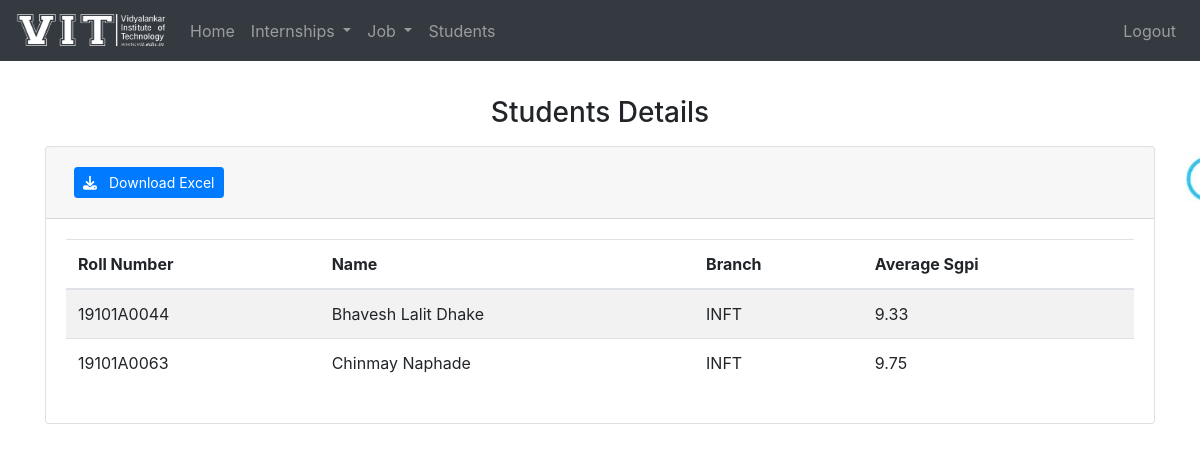
The app's page /placement_cell/student_details/ with its own data.
### DMS_Student/models.py (models this page shows, shortened)
class Student(models.Model):
    roll_no = models.CharField(primary_key=True ,max_length=20, null=False)
    phone = models.CharField(max_length=10, null=True)
    skills = models.TextField(max_length=500, null=False)
    age=models.IntegerField(validators=[MaxValueValidator(99)],null=True)
    gender=models.CharField(max_length=15,choices=sorted({
        ("Male","Male"),("Female","Female"),("Other","Other")
    }),null=True)
    branch=models.CharField(max_length=12,choices=sorted({
        ("INFT", "INFT"),("CMPN","CMPN"),("EXTC","EXTC"),("ETRX","ETRX"),("BIOM","BIOM")
    }),null=True)
    div=models.CharField(max_length=12,choices=sorted({
        ("A","A"),("B","B"),("C","C")
    }),null=True)
    corresponding_address=models.TextField(max_length=500,null=True)
    permanent_address=models.TextField(max_length=500,null=True)
    date_of_birth = models.DateField(null=True)
    gmail=models.EmailField(null=True)
    residence_phone= models.CharField(max_length=10, null=True)
    pan_card_no=models.CharField(max_length=10,null=True)
    aadhar_no=models.CharField(max_length=12,null=True)
    passport_no=models.CharField(max_length=9,null=True)
    year_of_graduation=models.CharField(max_length=4,null=True)
    disability=models.BooleanField(null=True)
    type_of_disability=models.CharField(max_length=100,null=True)
    father_name = models.CharField(max_length=50, null=True)
    mother_name=models.CharField(max_length=50,null=True)
    father_occupation=models.CharField(max_length=50,null=True)
    mother_occupation=models.CharField(max_length=50,null=True)
    co_curriculum_activities=models.CharField(max_length=100,null=True)
    extra_curriculum_activities=models.CharField(max_length=100,null=True)
    hobbies=models.CharField(max_length=150,null=True)
    profile_photo=models.ImageField(upload_to="profile/",null=True)
    resume=models.FileField(upload_to="Resume/",null=True)
    facebook=models.URLField(null=True)
    linkdin=models.URLField(null=True)
    github=models.URLField(null=True)
    other=models.CharField(max_length=150,null=True)
    is_email_verified=models.BooleanField(default=False,null=True)

class CurrEdu(models.Model):
    roll_no_curr = models.ForeignKey(Student ,on_delete=models.CASCADE)
    sgpi1 = models.CharField(max_length=4, default="NA")
    sgpi2 = models.CharField(max_length=4, default="NA")
    cgpa1 = models.CharField(max_length=4, default="NA")
    sgpi3 = models.CharField(max_length=4, default="NA")
    sgpi4 = models.CharField(max_length=4, default="NA")
    cgpa2 = models.CharField(max_length=4, default="NA")
    sgpi5 = models.CharField(max_length=4, default="NA")
    sgpi6 = models.CharField(max_length=4, default="NA")
    cgpa3 = models.CharField(max_length=4, default="NA")
    sgpi7 = models.CharField(max_length=4, default="NA")
    sgpi8 = models.CharField(max_length=4, default="NA")
    cgpa4 = models.CharField(max_length=4, default="NA")
    live_kt=models.CharField(max_length=15,null=True)
    dead_kt = models.CharField(max_length=15, null=True)
    drop=models.CharField(max_length=15,choices=sorted({
        ("0","0 year"),("1","1 year"),("2","2 years"),("3","3 years"),("4","4 years"),("5", "5 years")
    }),null=True)
    total_grade = models.FloatField(validators=[MaxValueValidator(100)], null=True, default=0)
    average_sgpi = models.FloatField(validators=[MaxValueValidator(10)], null=True, default=0)

### DMS_Placement_Cell/views.py (the view)
# urls.py: path("student_details/", views.student_details, name="student_details"),
def student_details(request):
    students = Student.objects.all()
    student_dict = {}
    for student in students:
        edu = Add_edu.objects.filter(roll_no=student)
        curr_edu = CurrEdu.objects.filter(roll_no_curr=student)
        certificate = Certificates.objects.filter(certificate_issued_to=student)
        experience = Add_exp.objects.filter(rollNo=student)
        user = User.objects.filter(username=student.roll_no)
        student_dict[student.roll_no] = [user, student, edu, curr_edu, certificate, experience]
    student_dict = sorted(student_dict.items())
    content = {'student_dict':student_dict}
    return render(request, 'placement/student_details.html', content)

### DMS_Student/templatetags/custom_tags.py (called while the page is built)
@register.filter(name='disability')
def disability(value):
    if value == True:
        text = 'yes'
    else:
        text = 'NA'
    return text

@register.simple_tag
def marks_to_percentage(marks, subject):
    try:
        percentage = int(marks)/int(subject)
    except:
        percentage=0
    return percentage

### DMS_Placement_Cell/templates/placement/student_details.html (shortened to what this page needs)
{% extends "placement/base.html" %}
{% load static %}
{% load custom_tags %}
{% block content %}
<h3 class="text-center mb-3">Students Details</h3>
<div class="card">
    <div class="card-header">
        <button class="btn btn-primary btn-sm m-2" onclick="job_xl_conv()"><i class="fas fa-download mr-2"></i>
            Download Excel</button>
    </div>
    <div class="card-body">
        <table class="table table-hover table-striped table-responsive-sm">
            <thead>
                <tr>
                    <th>Roll Number</th>
                    <th>Name</th>
                    <th>Branch</th>
                    <th>Average Sgpi</th>
                </tr>
            </thead>
            <tbody>
                {% for roll_no, details in student_dict %}
                <tr onclick=" window.location.href='/placement_cell/displayProfile/{{ roll_no }}/'">
                    <td>{{details.0.0.username}}</td>
                    <td>{{details.0.0.first_name}}</td>
                    <td>{{details.1.branch}}</td>
                    <td>{{details.3.0.average_sgpi}}</td>
                </tr>
                {% endfor %}
            </tbody>
        </table>
    </div>
</div>
{% endblock %}

### static/css/base.css (style rules this page uses)
body { background-image:url('../images/indeximage.jpg'); background-repeat:no-repeat; background-size:cover; background-attachment:fixed; scroll-behavior: smooth; }

### records on screen
Student: username "19101A0044", first_name "Bhavesh Lalit Dhake", branch "INFT", average_sgpi "9.33"
Student: username "19101A0063", first_name "Chinmay Naphade", branch "INFT", average_sgpi "9.75"
